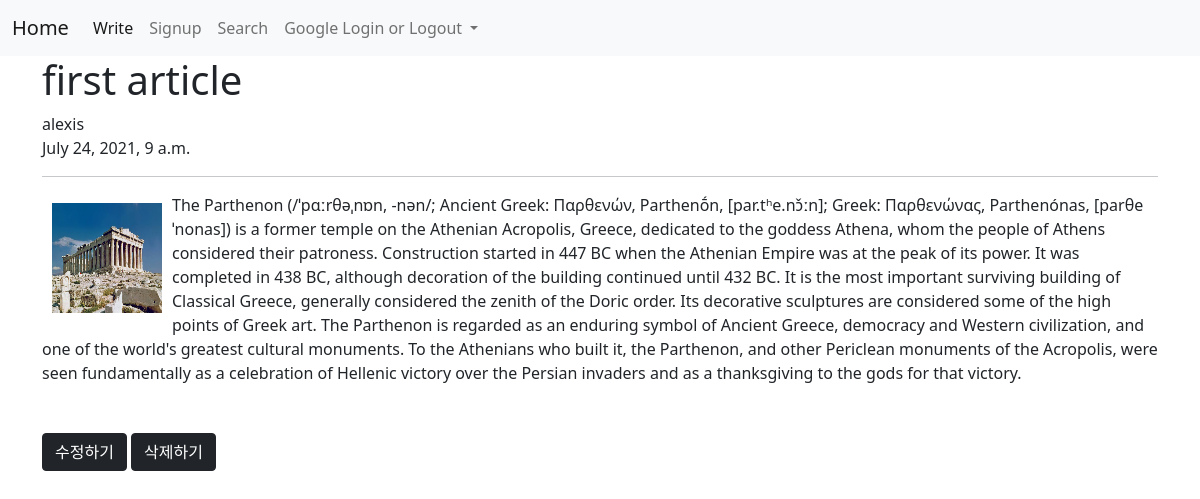
/wiki/1, run on the app's committed database.
### wiki/models.py (models this page shows, shortened)
class Blog(models.Model):
    title = models.CharField(max_length=200)
    writer = models.CharField(max_length=100)
    pub_date = models.DateTimeField()
    body = models.TextField()
    image = models.ImageField(upload_to = "wiki/", blank=True, null=True)

### wiki/views.py (the view)
# urls.py: path('<str:id>', detail, name="detail"),
def detail(request, id):
    blog = get_object_or_404(Blog, pk=id)
    return render(request, 'detail.html', {'blog':blog})

### wiki/templates/detail.html
{% extends 'base.html' %}
{% block content %}
 <h1>{{blog.title}}</h1>
 {{blog.writer}}<br>
 {{blog.pub_date}}<br>
 <hr>
 {% if blog.image %}
 <p><img src="{{blog.image.url}}" alt=""></p>
 {% endif %}
 {{blog.body}}<br>
 <br>
 <br>
 <button type="button" class="btn btn-dark">
    <a id="buttontext" href="{%url 'edit' blog.id %}">수정하기</a><br>
 </button>
 <button type="button" class="btn btn-dark">
    <a  id="buttontext" href="{%url 'delete' blog.id %}">삭제하기</a><br>
 </button>
 {% endblock %}

### wikipj/templates/base.html (style rules this page uses)
img { float:left; padding:10px; width:130px; height:130px; }
#buttontext { text-decoration:none; color:white; }

### data on the page
Blog: title "first article", writer "alexis", pub_date "July 24, 2021, 9 a.m.", image (picture), body "The Parthenon (/ˈpɑːrθəˌnɒn, -nən/; Ancient Greek: Παρθενών, Parthenṓn, [par.tʰe.nɔ̌ːn]; Greek: Παρθενώνας, Parthenónas, [parθeˈnonas]) is a former temple on the Athenian Acropolis, Greece, dedicated to the goddess Athena, whom the people of Athens considered their patroness. Construction started in 447 BC when the Athenian Empire was at the peak of its power. It was completed in 438 BC, although decoration of the building continued until 432 BC. It is the most important surviving building of Classical Greece, generally considered the zenith of the Doric order. Its decorative sculptures are considered some of the high points of Greek art. The Parthenon is regarded as an enduring symbol of…"
